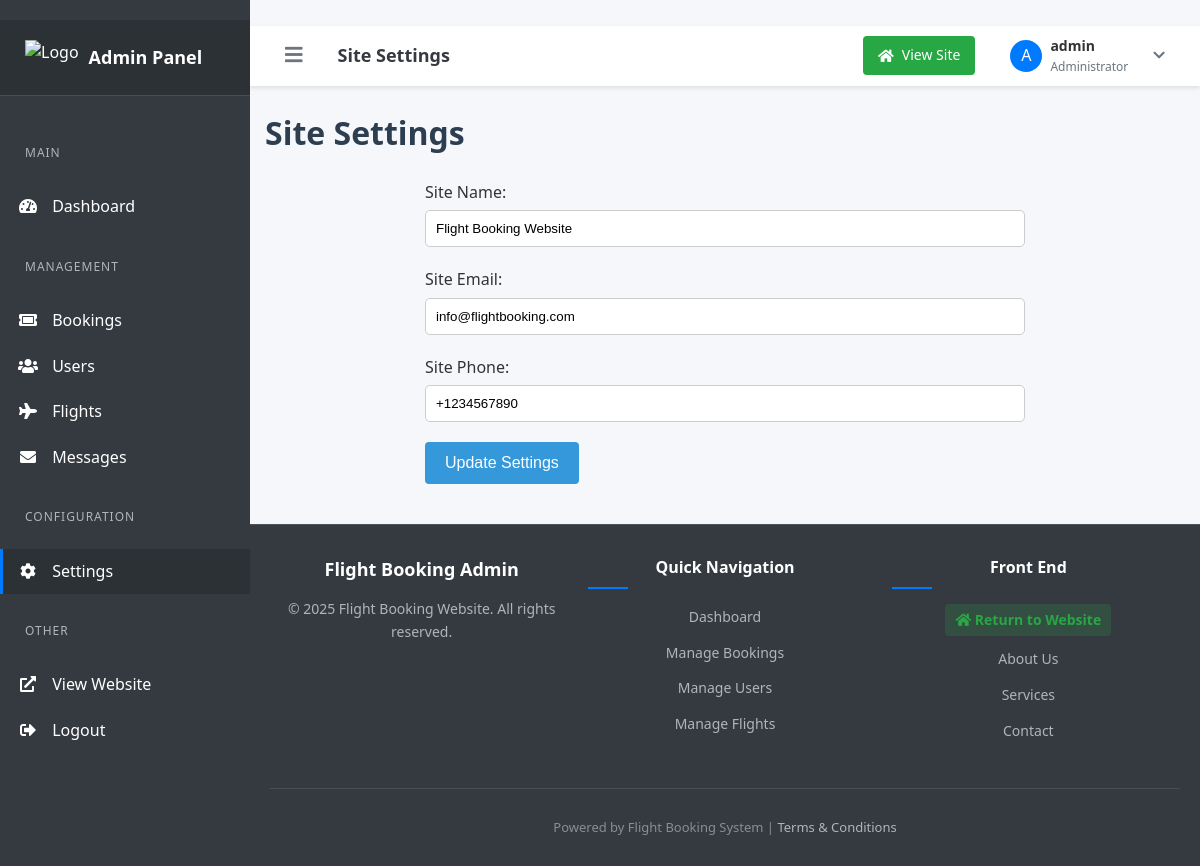
Screenshot of /admin/settings.php (signed in) with the database file from the repository.
### tables this page shows
CREATE TABLE settings (
    id INT AUTO_INCREMENT PRIMARY KEY,
    site_name VARCHAR(100) NOT NULL DEFAULT 'Flight Booking Website',
    site_email VARCHAR(100) NOT NULL DEFAULT 'info@example.com',
    site_phone VARCHAR(20) NOT NULL DEFAULT '+1234567890',
    api_cache_time INT NOT NULL DEFAULT 3600 COMMENT 'API cache time in seconds',
    created_at TIMESTAMP DEFAULT CURRENT_TIMESTAMP,
    updated_at TIMESTAMP DEFAULT CURRENT_TIMESTAMP ON UPDATE CURRENT_TIMESTAMP
);

### admin/settings.php (the view, shortened to what this page needs)
<?php
require_once '../inc/db.php';
$stmt = $pdo->query("SELECT * FROM settings LIMIT 1");
$currentSettings = $stmt->fetch(PDO::FETCH_ASSOC);
?>
<!DOCTYPE html>
<html lang="en">
<head>
    <link rel="stylesheet" href="../assets/css/admin.css">
</head>
<body>
    <?php include 'includes/header.php'; ?>
    <div class="container">
        <h1>Site Settings</h1>
        <form action="" method="POST">
            <label for="site_name">Site Name:</label>
            <input type="text" name="site_name" id="site_name" value="<?= htmlspecialchars($currentSettings['site_name']) ?>" required>
            <label for="site_email">Site Email:</label>
            <input type="email" name="site_email" id="site_email" value="<?= htmlspecialchars($currentSettings['site_email']) ?>" required>
            <label for="site_phone">Site Phone:</label>
            <input type="text" name="site_phone" id="site_phone" value="<?= htmlspecialchars($currentSettings['site_phone']) ?>" required>
            <button type="submit">Update Settings</button>
        </form>
    </div>
    <?php include 'includes/footer.php'; ?>
</body>
</html>

### assets/css/admin.css (style rules this page uses)
body { background-color: #f4f4f4; font-family: Arial, sans-serif; }

### assets/css/main.css (style rules this page uses)
body { font-family: Arial, sans-serif; line-height: 1.6; margin: 0; padding: 0; color: #333; background-color: #f9f9f9; }
.container { width: 90%; max-width: 1200px; margin: 0 auto; padding: 20px; }
h1, h2, h3 { color: #2c3e50; }
button { background: #007bff; color: #fff; border: none; padding: 10px 15px; cursor: pointer; }
input[type="text"], input[type="email"], input[type="password"], select { width: 100%; padding: 10px; margin: 5px 0 20px 0; border: 1px solid #ccc; border-radius: 5px; }
form { max-width: 600px; margin: 0 auto; }
input, select, textarea { width: 100%; padding: 10px; margin-bottom: 15px; border: 1px solid #ddd; border-radius: 4px; box-sizing: border-box; }
button[type="submit"] { background-color: #3498db; color: white; padding: 12px 20px; border: none; border-radius: 4px; cursor: pointer; font-size: 16px; }

### assets/css/responsive.css (style rules this page uses)
html { box-sizing: border-box; }
*, *::before, *::after { box-sizing: inherit; }
body { margin: 0; font-family: Arial, sans-serif; }
.container { width: 100%; max-width: 1200px; margin: 0 auto; padding: 0 15px; }

### admin/includes/header.php (style rules this page uses)
body { font-family: 'Segoe UI', Tahoma, Geneva, Verdana, sans-serif; background-color: #f5f7fb; margin: 0; padding: 0; color: #333; }

### rows the page displays
settings: site_name "Flight Booking Website", site_email "info@flightbooking.com", site_phone "+1234567890"

### other values shown
$firstLetter "A"
$_SESSION['username'] "admin"
